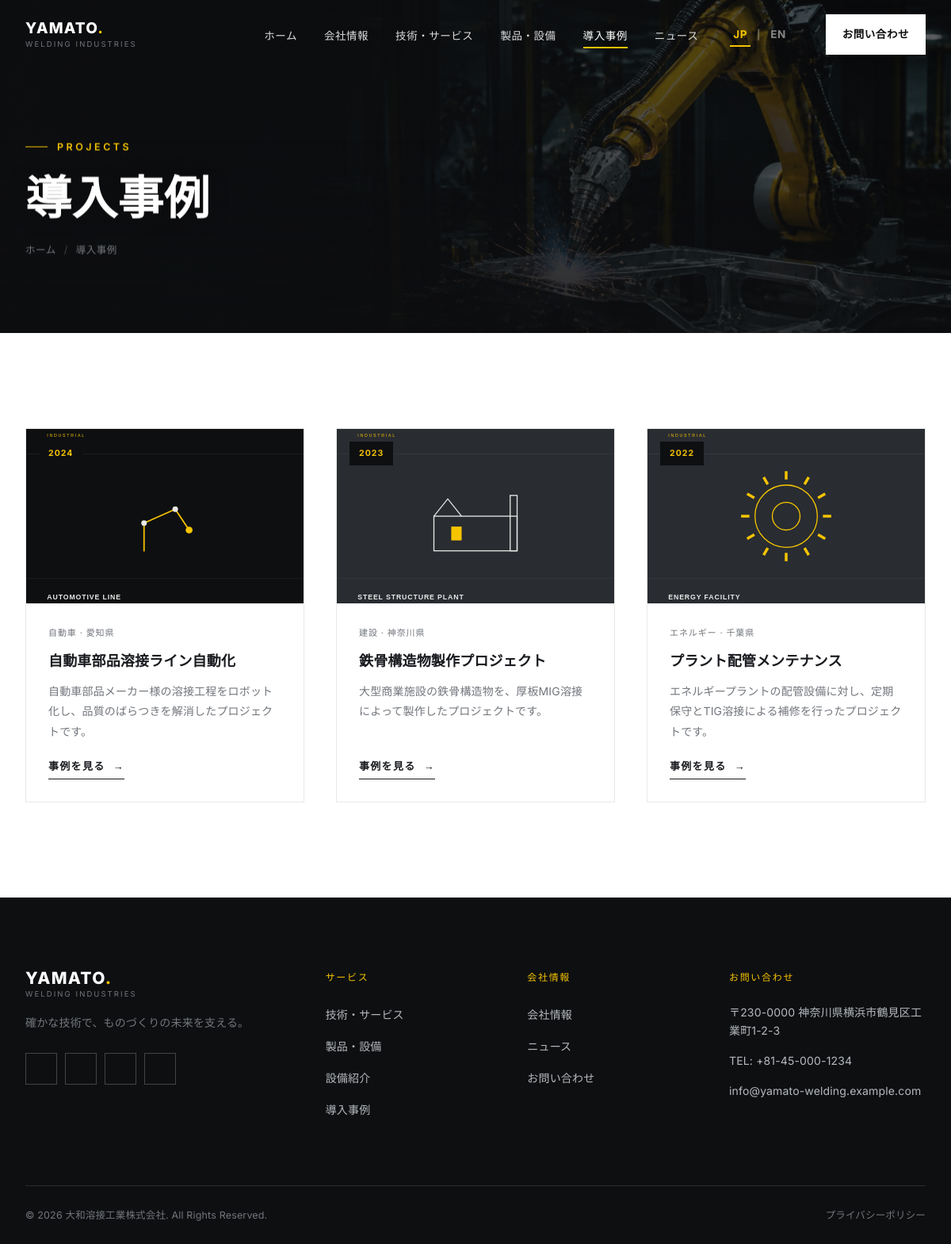
The app's page /projects.php with its own data.
### tables this page shows
CREATE TABLE projects (
    id INT AUTO_INCREMENT PRIMARY KEY,
    name_ja VARCHAR(255) NOT NULL,
    name_en VARCHAR(255) NOT NULL,
    industry_ja VARCHAR(100),
    industry_en VARCHAR(100),
    year VARCHAR(10),
    location_ja VARCHAR(100),
    location_en VARCHAR(100),
    description_ja TEXT,
    description_en TEXT,
    challenge_ja TEXT,
    challenge_en TEXT,
    solution_ja TEXT,
    solution_en TEXT,
    technology_ja TEXT,
    technology_en TEXT,
    result_ja TEXT,
    result_en TEXT,
    image VARCHAR(255),
    gallery TEXT,
    slug VARCHAR(255) UNIQUE,
    status TINYINT(1) DEFAULT 1,
    created_at TIMESTAMP DEFAULT CURRENT_TIMESTAMP
);

### includes/language.php (called while the page is built, shortened)
<?php
$CURRENT_LANG = $_SESSION['site_lang'];
$LANG = require __DIR__ . '/lang/' . $CURRENT_LANG . '.php';
function t(string $key): string
{
    global $LANG;
    return $LANG[$key] ?? $key;
}
function tf(array $row, string $field): string
{
    global $CURRENT_LANG;
    $primary   = $row[$field . '_' . $CURRENT_LANG] ?? '';
    $fallback  = $CURRENT_LANG === 'ja'
        ? ($row[$field . '_en'] ?? '')
        : ($row[$field . '_ja'] ?? '');
    $value = trim((string) $primary) !== '' ? $primary : $fallback;
    return (string) $value;
}

### projects.php (the view, shortened to what this page needs)
<?php
require_once __DIR__ . '/includes/functions.php';
require_once __DIR__ . '/includes/language.php';
$pdo = getPDO();
$projects = $pdo->query("SELECT * FROM projects WHERE status = 1 ORDER BY created_at DESC")->fetchAll();
$pageHeaderImage = page_header_image_url($projects[0]['image'] ?? null, 'projects', 1);
include __DIR__ . '/includes/header.php';
?>
<section class="page-header" style="--page-header-bg:url('<?= e($pageHeaderImage) ?>');">
    <div class="container">
        <div class="eyebrow"><?= e(t('projects_eyebrow')) ?></div>
        <h1 class="page-title"><?= e(t('projects_title')) ?></h1>
        <div class="breadcrumb">
            <a href="<?= e(base_url('index.php')) ?>"><?= e(t('breadcrumb_home')) ?></a>
            <span class="sep">/</span>
            <span><?= e(t('nav_projects')) ?></span>
        </div>
    </div>
</section>
<section class="section section--white">
    <div class="container">
        <div class="grid-cards">
            <?php foreach ($projects as $proj): ?>
            <div class="card reveal">
                <a href="<?= e(base_url('project-detail.php?slug=' . urlencode($proj['slug']))) ?>" class="card-media">
                    <img src="<?= e(image_url($proj['image'], 'projects')) ?>" alt="<?= e(tf($proj, 'name')) ?>" loading="lazy">
                    <span class="card-tag"><?= e($proj['year']) ?></span>
                </a>
                <div class="card-body">
                    <div class="card-meta"><?= e(tf($proj, 'industry')) ?> · <?= e(tf($proj, 'location')) ?></div>
                    <h3 class="card-title"><?= e(tf($proj, 'name')) ?></h3>
                    <p class="card-text"><?= e(truncate(tf($proj, 'description'), 90)) ?></p>
                    <div class="card-foot">
                        <a href="<?= e(base_url('project-detail.php?slug=' . urlencode($proj['slug']))) ?>" class="text-link">
                            <?= e(t('project_view_details')) ?> <span class="arrow">&#8594;</span>
                        </a>
                    </div>
                </div>
            </div>
            <?php endforeach; ?>
        </div>
    </div>
</section>
<?php include __DIR__ . '/includes/footer.php'; ?>

### assets/css/style.css (style rules this page uses)
:root { --c-black: #0E0F11; --c-graphite: #191B1F; --c-dark-gray: #292C31; --c-gray: #72767C; --c-light-gray: #E8E9E7; --c-white: #FFFFFF; --c-off-white: #F5F5F2; --c-yellow: #F5C400; --font-jp: 'Noto Sans JP', 'Inter', sans-serif; --font-en: 'Inter', 'Noto Sans JP', sans-serif; --container: 1240px; --gutter: 32px; --header-h: 88px; --ease: cubic-bezier(.22, .61, .36, 1); --transition: 0.5s var(--ease); }
html[lang="ja"] { --font-body: var(--font-jp); }
*, *::before, *::after { box-sizing: border-box; }
html { scroll-behavior: smooth; }
body { margin: 0; font-family: var(--font-body, var(--font-jp)); color: var(--c-graphite); background: var(--c-white); -webkit-font-smoothing: antialiased; line-height: 1.75; font-size: 16px; letter-spacing: 0.01em; overflow-x: hidden; }
img { max-width: 100%; display: block; }
a { color: inherit; text-decoration: none; }
h1, h2, h3, h4, p { margin: 0; }
.container { max-width: var(--container); margin: 0 auto; padding: 0 var(--gutter); }
.section { padding: 120px 0; position: relative; }
.section--white { background: var(--c-white); color: var(--c-graphite); }
.eyebrow { display: inline-flex; align-items: center; gap: 12px; font-family: var(--font-en); font-size: 12.5px; font-weight: 600; letter-spacing: 0.28em; text-transform: uppercase; color: var(--c-yellow); margin-bottom: 20px; }
.eyebrow::before { content: ""; width: 28px; height: 1px; background: var(--c-yellow); }
.text-link { display: inline-flex; align-items: center; gap: 10px; font-family: var(--font-en); font-size: 13px; font-weight: 600; letter-spacing: 0.1em; text-transform: uppercase; color: inherit; border-bottom: 1px solid currentColor; padding-bottom: 4px; }
.text-link .arrow { transition: transform 0.3s var(--ease); }
.grid-cards { display: grid; grid-template-columns: repeat(3, 1fr); gap: 40px; }
.card { background: var(--c-white); border: 1px solid var(--c-light-gray); display: flex; flex-direction: column; transition: var(--transition); }
.card-media { position: relative; height: 220px; overflow: hidden; background: var(--c-light-gray); }
.card-media img { width: 100%; height: 100%; object-fit: cover; transition: transform 0.6s var(--ease); }
.card-tag { position: absolute; top: 16px; left: 16px; background: var(--c-black); color: var(--c-yellow); font-family: var(--font-en); font-size: 10.5px; font-weight: 700; letter-spacing: 0.1em; text-transform: uppercase; padding: 6px 12px; }
.card-body { padding: 28px; display: flex; flex-direction: column; gap: 12px; flex: 1; }
.card-meta { font-family: var(--font-en); font-size: 11px; letter-spacing: 0.08em; color: var(--c-gray); text-transform: uppercase; }
.card-title { font-size: 18px; font-weight: 700; line-height: 1.5; }
.card-text { font-size: 14px; color: var(--c-gray); line-height: 1.8; flex: 1; }
.card-foot { margin-top: 8px; display: flex; align-items: center; justify-content: space-between; }
.page-header { position: relative; isolation: isolate; min-height: 420px; display: flex; align-items: center; padding: calc(var(--header-h) + 58px) 0 64px; background-color: var(--c-black); color: var(--c-white); overflow: hidden; }
.page-header::before { content: ""; position: absolute; inset: -70px -24px; z-index: -2; background-image: linear-gradient(90deg, rgba(14,15,17,0.91) 0%, rgba(14,15,17,0.78) 50%, rgba(14,15,17,0.62) 100%), var(--page-header-bg, url('../images/hero-machining-v2.jpg')); background-size: cover; background-position: center; transform: translate3d(0, var(--parallax-y, 0px), 0); will-change: transform; }
.page-header::after { content: ""; position: absolute; inset: 0; z-index: -1; background: linear-gradient(0deg, rgba(14,15,17,0.52), transparent 58%); pointer-events: none; }
.page-header > .container { position: relative; z-index: 1; width: 100%; transform: translate3d(0, var(--parallax-content-y, 0px), 0); will-change: transform; }
.page-header .eyebrow { color: var(--c-yellow); }
.page-title { max-width: 920px; font-size: clamp(36px, 5vw, 58px); font-weight: 800; line-height: 1.18; text-shadow: 0 2px 28px rgba(0,0,0,0.22); }
.breadcrumb { margin-top: 20px; display: flex; gap: 10px; align-items: center; font-family: var(--font-en); font-size: 12.5px; color: var(--c-gray); letter-spacing: 0.04em; }
.breadcrumb .sep { opacity: 0.5; }
.reveal { opacity: 0; transform: translateY(28px); transition: opacity 0.8s var(--ease), transform 0.8s var(--ease); }
.reveal.is-visible { opacity: 1; transform: translateY(0); }

### records on screen
projects: image (picture), year "2024", industry_ja "自動車", location_ja "愛知県", name_ja "自動車部品溶接ライン自動化", description_ja "自動車部品メーカー様の溶接工程をロボット化し、品質のばらつきを解消したプロジェクトです。"
projects: image (picture), year "2023", industry_ja "建設", location_ja "神奈川県", name_ja "鉄骨構造物製作プロジェクト", description_ja "大型商業施設の鉄骨構造物を、厚板MIG溶接によって製作したプロジェクトです。"
projects: image (picture), year "2022", industry_ja "エネルギー", location_ja "千葉県", name_ja "プラント配管メンテナンス", description_ja "エネルギープラントの配管設備に対し、定期保守とTIG溶接による補修を行ったプロジェクトです。"

### other values on screen
t('nav_home') "ホーム"
t('nav_about') "会社情報"
t('nav_technology') "技術・サービス"
t('nav_products') "製品・設備"
t('nav_projects') "導入事例"
t('nav_news') "ニュース"
t('lang_jp') "JP"
t('lang_en') "EN"
t('nav_contact') "お問い合わせ"
t('projects_eyebrow') "PROJECTS"
t('projects_title') "導入事例"
t('breadcrumb_home') "ホーム"
$footTagline "確かな技術で、ものづくりの未来を支える。"
t('footer_services') "サービス"
t('nav_facility') "設備紹介"
